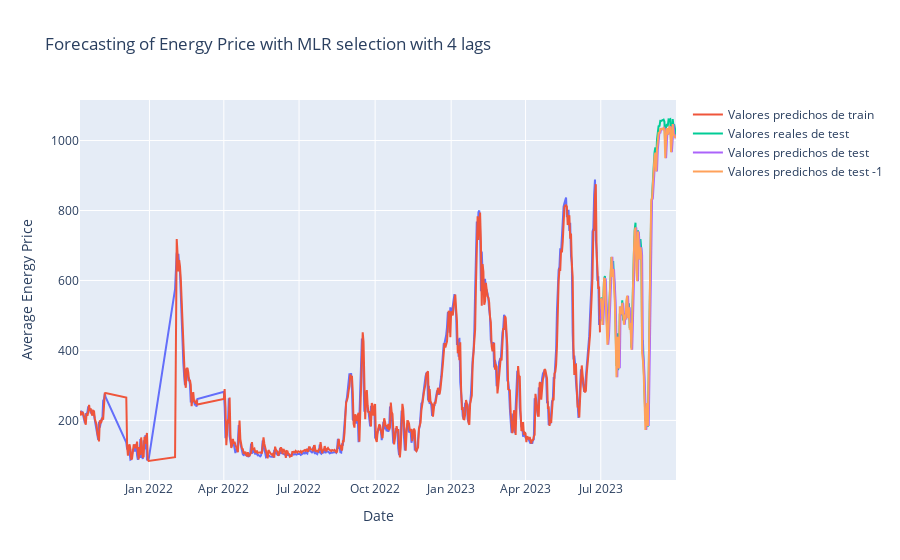

The notebook cell saved with this chart:
### Markdown cell above
Se identifica que la seleccion de variablesque obtuvo mejor desempeño en cuanto a la metrica seleccionada MAPE es el Forward selection.

### Code cell
fig_lag4 = px.line(
    x=X_train_dates_selection,
    y=y_train_selection,
    title="Forecasting of Energy Price with MLR selection with 4 lags",
)
fig_lag4.update_layout(xaxis_title="Date", yaxis_title="Average Energy Price")
fig_lag4.add_trace(
    go.Scatter(
        x=X_train_dates_selection,
        y=y_pred_train_selection,
        mode="lines",
        name="Valores predichos de train",
    )
)
fig_lag4.add_trace(
    go.Scatter(
        x=X_test_dates_selection,
        y=y_test_selection,
        mode="lines",
        name="Valores reales de test",
    )
)
fig_lag4.add_trace(
    go.Scatter(
        x=X_test_dates_selection,
        y=y_pred_test_selection,
        mode="lines",
        name="Valores predichos de test",
    )
)
fig_lag4.add_trace(
    go.Scatter(
        x=X_test_dates_selection,
        y=y_pred_test_selection_with_shift,
        mode="lines",
        name="Valores predichos de test -1",
    )
)
fig_lag4.show()
